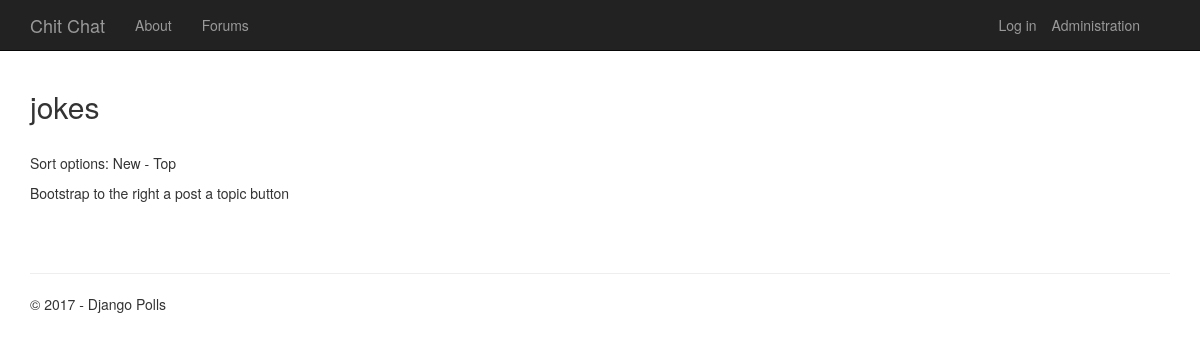
Before: /forum/f/jokes/ with the older database file.
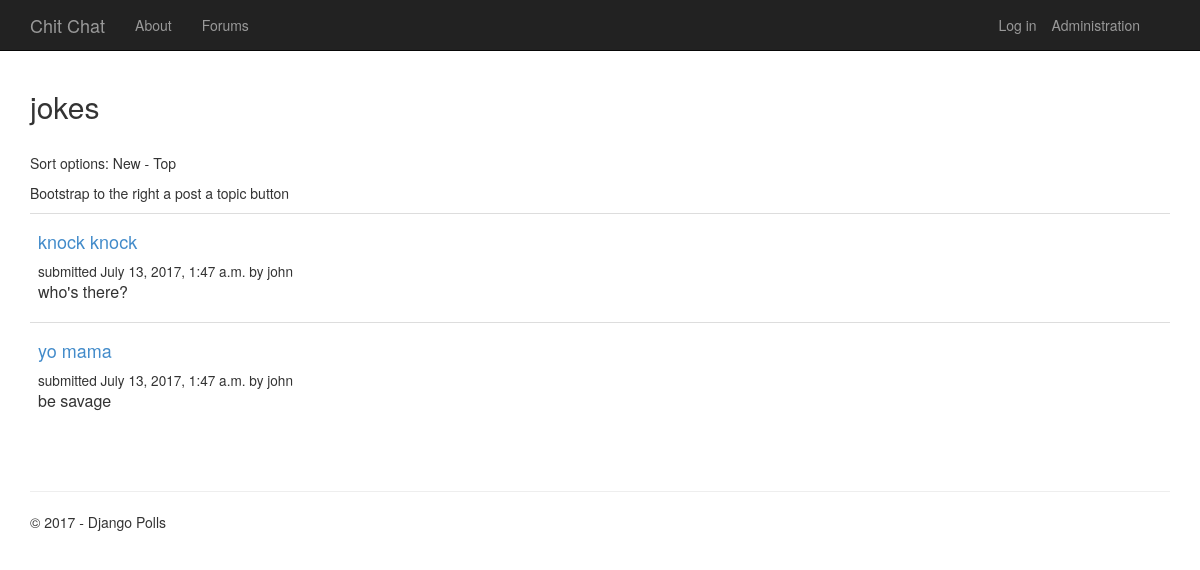
After: the same page with the newer database file.
### forum/models.py (models this page shows, shortened)
class Topic(models.Model):
    title = models.CharField(max_length=60)
    description = models.TextField(max_length=10000, blank=True, null=True)
    forum = models.ForeignKey(Forum)
    created = models.DateTimeField(auto_now=True)
    creator = models.ForeignKey(User, blank=True, null=True)
    updated = models.DateTimeField(auto_now=True)
    closed = models.BooleanField(blank=True, default=False)

### forum/views.py (the view)
class ForumDetailView(DetailView):
    model = Forum
    def get_context_data(self, **kwargs):
        context = super(ForumDetailView, self).get_context_data(**kwargs)
        context['title'] = 'forum'
        context['year'] = datetime.now().year
        return context

### forum/templates/forum/forum-details.html (shortened to what this page needs)
{% extends "app/layout.html" %}
{% block content %}
<h2>{{forum.slug}}</h2>
<br />
<p>Sort options: New - Top</p>
<p>Bootstrap to the right a post a topic button</p>
<table class="table table-hover">
    <tbody>
        {% for topic in forum.topic_set.all %}
        <tr>
            <td>
                <h4><a href="{% url 'forum:topic-detail' topic.id %}">{{topic.title}}</a></h4>
                <small>submitted {{ topic.created }} by {{ topic.creator.get_username }}</small>
                <p>{{ topic.description }}</p>
            </td>
        </tr>
        {% endfor %}
    </tbody>
</table>
<br />
{% endblock %}

Changed rows visible on the page:
added Topic: title "knock knock", created "July 13, 2017, 1:47 a.m.", creator.get_username "john", description "who's there?"
added Topic: title "yo mama", created "July 13, 2017, 1:47 a.m.", creator.get_username "john", description "be savage"
